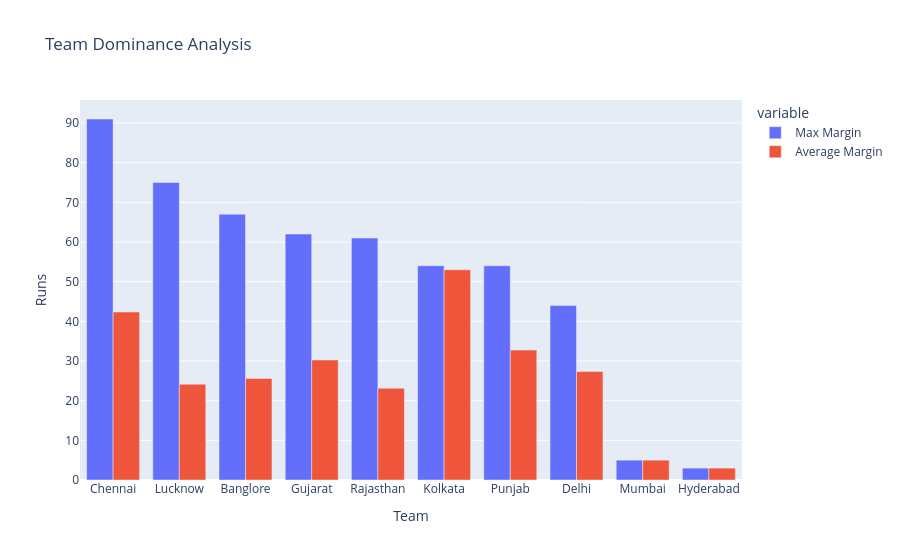

The code cell stored with this chart in its notebook:
### Code cell
dominance = pd.DataFrame({
    'Team': max_margins.index,'Max Margin': max_margins.values,
    'Average Margin': avg_margins.loc[max_margins.index].values
})

fig = px.bar(dominance,x='Team',y=['Max Margin', 'Average Margin'],barmode='group',title='Team Dominance Analysis')
fig.update_layout(xaxis_title='Team',yaxis_title='Runs')
fig.show()

### Figure 1 — Plotly figure (JSON) as saved in the notebook; plotly's stock layout.template omitted (floating-point values rounded to 4 significant figures)
{"data": [{"alignmentgroup": "True", "hovertemplate": "variable=Max Margin<br>Team=%{x}<br>value=%{y}<extra></extra>", "legendgroup": "Max Margin", "marker": {"color": "#636efa", "pattern": {"shape": ""}}, "name": "Max Margin", "offsetgroup": "Max Margin", "orientation": "v", "showlegend": true, "textposition": "auto", "type": "bar", "x": ["Chennai", "Lucknow", "Banglore", "Gujarat", "Rajasthan", "Kolkata", "Punjab", "Delhi", "Mumbai", "Hyderabad"], "xaxis": "x", "y": [91.0, 75.0, 67.0, 62.0, 61.0, 54.0, 54.0, 44.0, 5.0, 3.0], "yaxis": "y"}, {"alignmentgroup": "True", "hovertemplate": "variable=Average Margin<br>Team=%{x}<br>value=%{y}<extra></extra>", "legendgroup": "Average Margin", "marker": {"color": "#EF553B", "pattern": {"shape": ""}}, "name": "Average Margin", "offsetgroup": "Average Margin", "orientation": "v", "showlegend": true, "textposition": "auto", "type": "bar", "x": ["Chennai", "Lucknow", "Banglore", "Gujarat", "Rajasthan", "Kolkata", "Punjab", "Delhi", "Mumbai", "Hyderabad"], "xaxis": "x", "y": [42.33, 24.14, 25.6, 30.25, 23.14, 53.0, 32.75, 27.33, 5.0, 3.0], "yaxis": "y"}], "layout": {"barmode": "group", "legend": {"title": {"text": "variable"}, "tracegroupgap": 0}, "title": {"text": "Team Dominance Analysis"}, "xaxis": {"anchor": "y", "domain": [0, 1], "title": {"text": "Team"}}, "yaxis": {"anchor": "x", "domain": [0, 1], "title": {"text": "Runs"}}}}
